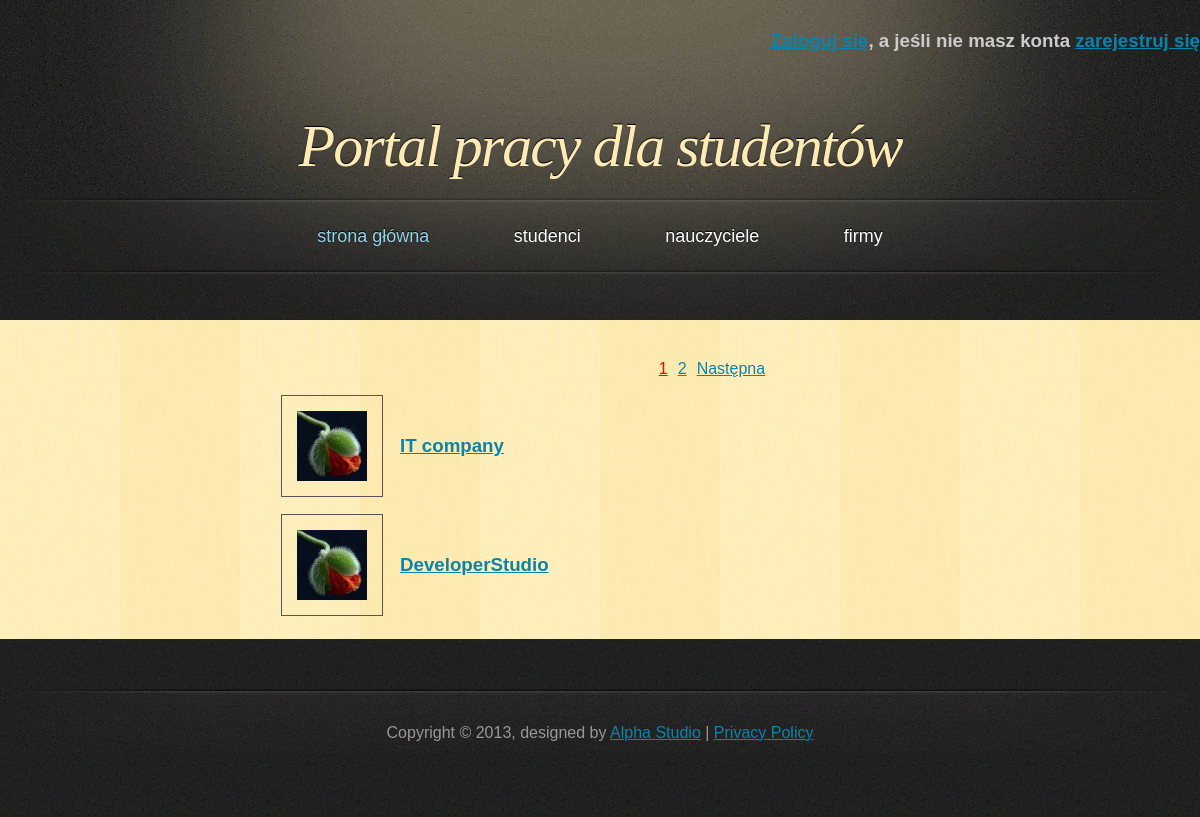
The app's page /PortalPracy/php/list_company.php with its own data.
### tables this page shows
CREATE TABLE IF NOT EXISTS `company` (
  `company_id` int(11) NOT NULL AUTO_INCREMENT,
  `name` varchar(50) NOT NULL,
  `address` varchar(50) NOT NULL,
  `telephone` varchar(11) NOT NULL,
  `e_mail` varchar(50) NOT NULL,
  `password` varchar(100) NOT NULL,
  `active` tinyint(1) NOT NULL,
  `account_create_date` date NOT NULL,
  `photoname` varchar(30) NOT NULL,
  PRIMARY KEY (`company_id`)
);

### PortalPracy/php/classDatabase.php (called while the page is built, shortened)
<?php
class Database {
    private $db;
    function __construct() {
        $this->server = 'localhost';
        $this->user = 'root';
        $this->password = '';
        $this->basename = 'data_base';
        $this->db = new mysqli($this->server, $this->user, $this->password, $this->basename);
        if ($this->db->connect_error) {
            die('Blad polaczenia z baza danych (' . $this->db->connect_errno . ') ' . $this->db->connect_error);
        } else {
            $this->db->query("SET NAMES 'utf8'");
        }
    }
    function get_company_list($start, $onpage) {
        if ($result = $this->db->query("SELECT * FROM `company` LIMIT $start, $onpage")) {
            return $result;
        }
    }
    function get_company_number() {
        if ($result = $this->db->query("SELECT * FROM `company`")) {
            $all = $result->num_rows;
        }
        return $all;
    }
}

### PortalPracy/php/list_company.php (the view, shortened to what this page needs)
<!DOCTYPE html>
<html>
    <head>
        <link href="../css/style.css" rel="stylesheet" type="text/css" />
    </head>
    <body>
        <div id="header">
            <?php
            include_once 'classPage.php';
            ?>
            <h1><a href="index.php">Portal pracy dla studentów</a></h1>
        </div>
        <div id="main">
            <div id="content">
                        <?php
                        include_once 'classDatabase.php';
                        $db = new Database();
                        $onpage = 2;
                        $all = $db->get_company_number();
                        $allpages = ceil($all / $onpage);
                        if (!isset($_GET['page']) or $_GET['page'] > $allpages) {
                            $current_page = 1;
                        } else {
                            $current_page = $_GET['page'];
                        }
                        $start = ($current_page - 1) * $onpage;
                        $next = $current_page + 1;
                        echo "<div id='pages'><ul>";
                        for ($i = 1; $i <= $allpages; $i++) {
                            if ($i == $current_page) {
                                echo "<li class='current'>";
                            } else {
                                echo "<li>";
                            }
                            echo "<a href='list_company.php?page=" . $i . "'>" . $i . "</a></li>";
                        }
                        if ($current_page < $allpages) {
                            echo "<li><a href='list_company.php?page=" . $next . "'>Następna</a></li>";
                        }
                        echo "</ul></div>";
                        echo "<table><tbody>";
                        $result = $db->get_company_list($start, $onpage);
                        while ($obj = $result->fetch_object()) {
                            echo "<tr>";
                            echo "<td><a href='opis.php?id=" . $obj->company_id . "'><img src='../galery_company/$obj->photoname' class='mini_photo'/></a></td>";
                            echo "<td><a href='opis.php?id=" . $obj->company_id . "'><h3>" . $obj->name . "</h3></a></td>";
                            echo "</tr>";
                        }
                        echo "</tbody></table>";
                        ?>
            </div>
            <div id="sidebar">
            </div>
            <div class="clearing">&nbsp;</div>
        </div>
    </body>
</html>

### PortalPracy/css/style.css (style rules this page uses)
* { margin: 0; padding: 0; }
body { font: 16px "Trebuchet MS", Arial, Helvetica, sans-serif; color: #333333; background: #202020 url('../images/bg.jpg'); }
h1, h2 { font-family: Georgia, Times, serif; font-weight: normal; font-style: italic; }
h1 { font-size: 3em; letter-spacing: -2px; }
a { text-decoration: underline; color: #0A84AC; }
img { border: 1px solid #555555; }
#header, #menu, #footer { margin: 0 auto; width: 1200px; }
#header { height: 197px; background: #202020 url('../images/header.jpg'); }
#header h1 { font-size: 60px; text-align: center; text-shadow: 0px -1px 1px #000000; color: #FDEAB5; padding-top: 60px; }
#header h1 a { text-decoration: none; color: #FDEAB5; }
#main { width: 1120px; margin: 0 auto 50px auto; padding: 40px 40px 0 40px; background: #FEEBB2 url('../images/main.jpg'); }
#content { float: right; width: 80%; padding: 0 0 20px 0; }
#sidebar { float: left; width: 20%; padding: 0 0 20px 0; }
.clearing { clear: both; height: 1px; overflow: hidden; }
td { padding-left: 15px; padding-top: 15px; }
.mini_photo { width: 70px; height: 70px; padding: 15px; float: left; }
#pages ul { list-style-type:none; float:left; position:relative; left:50%; }
#pages li { float:left; margin:0 5px; position:relative; right:50%; }
#pages li.current a { color:#F00; }

### records on screen
company: photoname (picture), name "IT company"
company: photoname (picture), name "DeveloperStudio"
